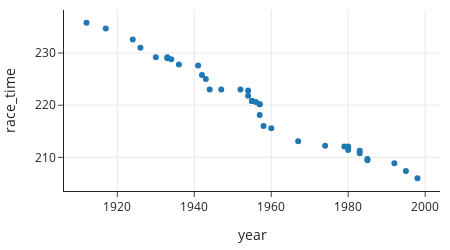

Here is the notebook cell this chart was saved with:
### Markdown cell above
We can create a data frame and make a plot to show the progress in race times over the years:

### Code cell
px.scatter(men_1500, x='year', y='race_time',
           width=450, height=250)

### Figure 1 — Plotly figure (JSON) as saved in the notebook; plotly's stock layout.template omitted (floating-point values rounded to 4 significant figures)
{"data": [{"hovertemplate": "year=%{x}<br>race_time=%{y}<extra></extra>", "legendgroup": "", "marker": {"color": "#1F77B4", "symbol": "circle"}, "mode": "markers", "name": "", "orientation": "v", "showlegend": false, "type": "scatter", "x": [1912, 1917, 1924, 1926, 1930, 1933, 1933, 1934, 1936, 1941, 1942, 1943, 1944, 1947, 1952, 1954, 1954, 1955, 1955, 1955, 1956, 1957, 1957, 1957, 1958, 1960, 1967, 1974, 1979, 1980, 1980, 1983, 1983, 1985, 1985, 1992, 1995, 1998], "xaxis": "x", "y": [235.8, 234.7, 232.6, 231, 229.2, 229.2, 229, 228.8, 227.8, 227.6, 225.8, 225, 223, 223, 223, 222.8, 221.8, 220.8, 220.8, 220.8, 220.6, 220.2, 220.2, 218.1, 216, 215.6, 213.1, 212.2, 212.1, 212.1, 211.4, 211.2, 210.8, 209.7, 209.5, 208.9, 207.4, 206], "yaxis": "y"}], "layout": {"height": 250, "legend": {"tracegroupgap": 0}, "width": 450, "xaxis": {"anchor": "y", "autorange": true, "domain": [0, 1], "range": [1906.0, 2004.0], "title": {"text": "year"}, "type": "linear"}, "yaxis": {"anchor": "x", "autorange": true, "domain": [0, 1], "range": [203.5, 238.3], "title": {"text": "race_time"}, "type": "linear"}}}
